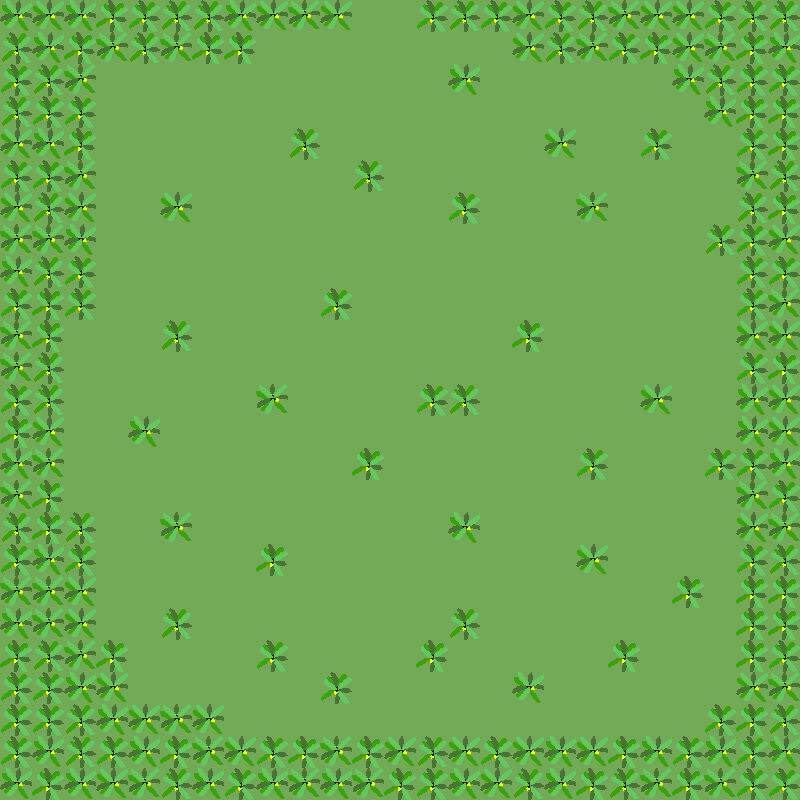

A level layout from a 2D game, rendered from its tile map. Below: a short description, then the map file with its tile-grid data intact:
An orthogonal 25x25 tile map with 32x32 px tiles, 2 tile layers (background, blocked) and 22 objects (13x enemie, 7x coin, startingposition, portal).

<map version="1.5" tiledversion="1.7.2" orientation="orthogonal" renderorder="right-down" width="25" height="25" tilewidth="32" tileheight="32" infinite="0" nextlayerid="10" nextobjectid="23">
 <editorsettings>
  <export target="lvl1.json" format="json" />
 </editorsettings>
 <tileset firstgid="1" name="poop_sheet" tilewidth="32" tileheight="32" tilecount="9" columns="3">
  <image source="tile_sheet.png" width="96" height="96" />
  <tile id="0">
   <properties>
    <property name="collides" type="bool" value="false" />
   </properties>
  </tile>
  <tile id="1">
   <properties>
    <property name="collides" type="bool" value="true" />
   </properties>
  </tile>
  <tile id="2">
   <properties>
    <property name="collides" type="bool" value="true" />
   </properties>
  </tile>
  <tile id="3">
   <properties>
    <property name="collides" type="bool" value="true" />
   </properties>
  </tile>
  <tile id="4">
   <properties>
    <property name="collides" type="bool" value="true" />
   </properties>
  </tile>
  <tile id="5">
   <properties>
    <property name="collides" type="bool" value="true" />
   </properties>
  </tile>
  <tile id="6">
   <properties>
    <property name="collides" type="bool" value="true" />
   </properties>
  </tile>
  <tile id="7">
   <properties>
    <property name="collides" type="bool" value="false" />
   </properties>
  </tile>
  <tile id="8">
   <properties>
    <property name="collides" type="bool" value="false" />
   </properties>
  </tile>
 </tileset>
 <layer id="2" name="background" width="25" height="25" locked="1">
  <data encoding="csv">
1,1,1,1,1,1,1,1,1,1,1,1,1,1,1,1,1,1,1,1,1,1,1,1,1,
1,1,1,1,1,1,1,1,1,1,1,1,1,1,1,1,1,1,1,1,1,1,1,1,1,
1,1,1,1,1,1,1,1,1,1,1,1,1,1,1,1,1,1,1,1,1,1,1,1,1,
1,1,1,1,1,1,1,1,1,1,1,1,1,1,1,1,1,1,1,1,1,1,1,1,1,
1,1,1,1,1,1,1,1,1,1,1,1,1,1,1,1,1,1,1,1,1,1,1,1,1,
1,1,1,1,1,1,1,1,1,1,1,1,1,1,1,1,1,1,1,1,1,1,1,1,1,
1,1,1,1,1,1,1,1,1,1,1,1,1,1,1,1,1,1,1,1,1,1,1,1,1,
1,1,1,1,1,1,1,1,1,1,1,1,1,1,1,1,1,1,1,1,1,1,1,1,1,
1,1,1,1,1,1,1,1,1,1,1,1,1,1,1,1,1,1,1,1,1,1,1,1,1,
1,1,1,1,1,1,1,1,1,1,1,1,1,1,1,1,1,1,1,1,1,1,1,1,1,
1,1,1,1,1,1,1,1,1,1,1,1,1,1,1,1,1,1,1,1,1,1,1,1,1,
1,1,1,1,1,1,1,1,1,1,1,1,1,1,1,1,1,1,1,1,1,1,1,1,1,
1,1,1,1,1,1,1,1,1,1,1,1,1,1,1,1,1,1,1,1,1,1,1,1,1,
1,1,1,1,1,1,1,1,1,1,1,1,1,1,1,1,1,1,1,1,1,1,1,1,1,
1,1,1,1,1,1,1,1,1,1,1,1,1,1,1,1,1,1,1,1,1,1,1,1,1,
1,1,1,1,1,1,1,1,1,1,1,1,1,1,1,1,1,1,1,1,1,1,1,1,1,
1,1,1,1,1,1,1,1,1,1,1,1,1,1,1,1,1,1,1,1,1,1,1,1,1,
1,1,1,1,1,1,1,1,1,1,1,1,1,1,1,1,1,1,1,1,1,1,1,1,1,
1,1,1,1,1,1,1,1,1,1,1,1,1,1,1,1,1,1,1,1,1,1,1,1,1,
1,1,1,1,1,1,1,1,1,1,1,1,1,1,1,1,1,1,1,1,1,1,1,1,1,
1,1,1,1,1,1,1,1,1,1,1,1,1,1,1,1,1,1,1,1,1,1,1,1,1,
1,1,1,1,1,1,1,1,1,1,1,1,1,1,1,1,1,1,1,1,1,1,1,1,1,
1,1,1,1,1,1,1,1,1,1,1,1,1,1,1,1,1,1,1,1,1,1,1,1,1,
1,1,1,1,1,1,1,1,1,1,1,1,1,1,1,1,1,1,1,1,1,1,1,1,1,
1,1,1,1,1,1,1,1,1,1,1,1,1,1,1,1,1,1,1,1,1,1,1,1,1
</data>
 </layer>
 <layer id="3" name="blocked" width="25" height="25" locked="1">
  <data encoding="csv">
4,3,4,7,6,5,5,4,3,2,3,0,0,6,5,6,3,6,5,2,3,3,6,5,5,
5,4,7,2,5,2,7,7,0,0,0,0,0,0,0,0,3,5,2,6,7,3,2,7,4,
6,5,2,0,0,0,0,0,0,0,0,0,0,0,4,0,0,0,0,0,0,4,5,6,6,
5,6,6,0,0,0,0,0,0,0,0,0,0,0,0,0,0,0,0,0,0,0,4,7,7,
3,4,7,0,0,0,0,0,0,5,0,0,0,0,0,0,0,3,0,0,6,0,0,6,7,
6,6,2,0,0,0,0,0,0,0,0,5,0,0,0,0,0,0,0,0,0,0,0,2,5,
3,5,3,0,0,3,0,0,0,0,0,0,0,0,6,0,0,0,2,0,0,0,0,5,7,
2,2,4,0,0,0,0,0,0,0,0,0,0,0,0,0,0,0,0,0,0,0,5,6,3,
4,5,6,0,0,0,0,0,0,0,0,0,0,0,0,0,0,0,0,0,0,0,0,6,6,
6,7,6,0,0,0,0,0,0,0,6,0,0,0,0,0,0,0,0,0,0,0,0,6,2,
2,7,0,0,0,5,0,0,0,0,0,0,0,0,0,0,7,0,0,0,0,0,0,3,3,
2,5,0,0,0,0,0,0,0,0,0,0,0,0,0,0,0,0,0,0,0,0,0,6,7,
6,5,0,0,0,0,0,0,2,0,0,0,0,6,5,0,0,0,0,0,3,0,0,4,3,
7,3,0,0,4,0,0,0,0,0,0,0,0,0,0,0,0,0,0,0,0,0,0,4,3,
4,2,0,0,0,0,0,0,0,0,0,7,0,0,0,0,0,0,6,0,0,0,6,6,4,
2,7,0,0,0,0,0,0,0,0,0,0,0,0,0,0,0,0,0,0,0,0,0,2,6,
5,7,5,0,0,2,0,0,0,0,0,0,0,0,4,0,0,0,0,0,0,0,0,3,2,
6,4,6,0,0,0,0,0,7,0,0,0,0,0,0,0,0,0,3,0,0,0,0,6,5,
2,2,3,0,0,0,0,0,0,0,0,0,0,0,0,0,0,0,0,0,0,7,0,7,7,
4,2,3,0,0,5,0,0,0,0,0,0,0,0,5,0,0,0,0,0,0,0,0,7,7,
7,5,2,7,0,0,0,0,6,0,0,0,0,7,0,0,0,0,0,7,0,0,0,7,6,
6,6,4,3,0,0,0,0,0,0,6,0,0,0,0,0,4,0,0,0,0,0,0,3,2,
6,6,5,4,3,2,3,0,0,0,0,0,0,0,0,0,0,0,0,0,0,0,6,7,5,
6,4,5,6,4,7,2,3,6,7,2,7,3,5,3,6,3,4,3,7,4,6,4,6,4,
4,7,4,3,2,5,4,6,4,2,4,2,7,6,4,3,5,4,7,5,2,7,2,6,6
</data>
 </layer>
 <objectgroup id="6" name="player" locked="1">
  <object id="1" name="startingposition" type="startingposition" x="388" y="283">
   <point />
  </object>
 </objectgroup>
 <objectgroup id="7" name="enemies" locked="1">
  <object id="10" name="enemie" type="enemie" x="180" y="141">
   <point />
  </object>
  <object id="11" name="enemie" type="enemie" x="531" y="115">
   <point />
  </object>
  <object id="12" name="enemie" type="enemie" x="633" y="187">
   <point />
  </object>
  <object id="13" name="enemie" type="enemie" x="627" y="353">
   <point />
  </object>
  <object id="14" name="enemie" type="enemie" x="656" y="286">
   <point />
  </object>
  <object id="15" name="enemie" type="enemie" x="646" y="624">
   <point />
  </object>
  <object id="16" name="enemie" type="enemie" x="655" y="723">
   <point />
  </object>
  <object id="17" name="enemie" type="enemie" x="491" y="673">
   <point />
  </object>
  <object id="18" name="enemie" type="enemie" x="389" y="672">
   <point />
  </object>
  <object id="19" name="enemie" type="enemie" x="315" y="525">
   <point />
  </object>
  <object id="20" name="enemie" type="enemie" x="204" y="460">
   <point />
  </object>
  <object id="21" name="enemie" type="enemie" x="577" y="426">
   <point />
  </object>
  <object id="22" name="enemie" type="enemie" x="470" y="487">
   <point />
  </object>
 </objectgroup>
 <objectgroup id="8" name="coins" locked="1">
  <object id="3" name="coin" type="coin" x="175" y="114">
   <point />
  </object>
  <object id="4" name="coin" type="coin" x="597" y="116">
   <point />
  </object>
  <object id="5" name="coin" type="coin" x="684" y="350">
   <point />
  </object>
  <object id="6" name="coin" type="coin" x="516" y="480">
   <point />
  </object>
  <object id="7" name="coin" type="coin" x="253" y="500">
   <point />
  </object>
  <object id="8" name="coin" type="coin" x="439" y="713">
   <point />
  </object>
  <object id="9" name="coin" type="coin" x="699" y="681">
   <point />
  </object>
 </objectgroup>
 <objectgroup id="9" name="portal" locked="1">
  <object id="2" name="portal" type="portal" x="384" y="14">
   <point />
  </object>
 </objectgroup>
</map>